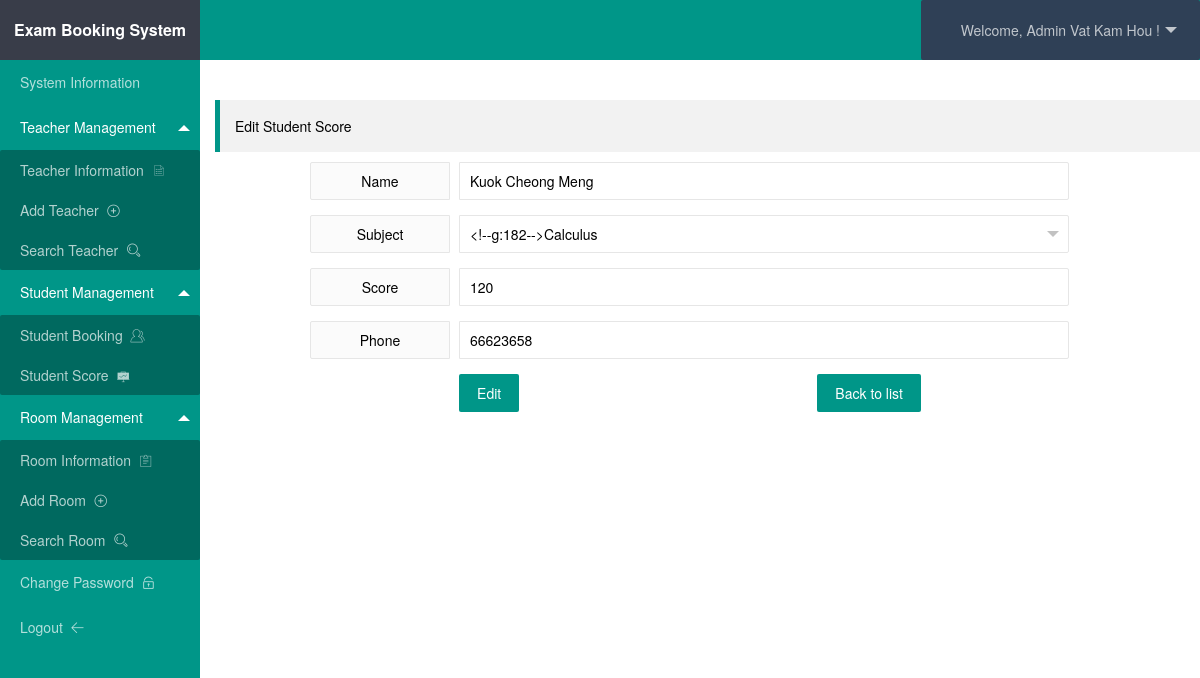
/admin/score_edit.php?id=9 (signed in), run on the app's committed database.
### tables this page shows
CREATE TABLE `score`  (
  `id` int(11) NOT NULL AUTO_INCREMENT,
  `name` varchar(100) NULL DEFAULT NULL,
  `km` varchar(50) NULL DEFAULT NULL,
  `teachers` varchar(40) NULL DEFAULT NULL,
  `score` varchar(40) NULL DEFAULT NULL,
  `sfzh` varchar(20) NULL DEFAULT NULL,
  `tel` varchar(30) NULL DEFAULT NULL,
  `status` varchar(20) NULL DEFAULT '0',
  PRIMARY KEY (`id`) USING BTREE
);

### admin/score_edit.php (the view, shortened to what this page needs)
<?php
include '../conn.php';
if (!empty($_GET['id'])) {
    $id = $_GET['id'];
    $sql = "select * from score where id = {$id}";
    $state = $pdo->query($sql);
    $result = $state->fetch(PDO::FETCH_ASSOC);
}
?>
<!DOCTYPE html>
<html>
<head>
    <link rel="stylesheet" href="../assets/css/layui.css" />
    <link rel="stylesheet" href="../css/style.css" />
</head>
<body>
<div class="layui-layout layui-layout-admin">
    <?php include 'header.php'; ?>
    <div class="layui-side layui-bg-black">
        <?php include 'menu.php'; ?>
    </div>
    <div class="layui-body">
        <div class="layui-container">
            <br><br>
            <blockquote class="layui-elem-quote">Edit Student Score</blockquote>
            <div class="layui-row">
                <div class="layui-col-md8 layui-col-md-offset1">
                    <form class="layui-form layui-form-pane" action="score_edit.php" method="post">
                        <div class="layui-form-item">
                            <label class="layui-form-label">Name</label>
                            <div class="layui-input-block">
                                <input type="text" name="name" value="<?php echo $result['name']; ?>" required autocomplete="off" placeholder="Please input name" class="layui-input">
                            </div>
                        </div>
                        <div class="layui-form-item">
                            <label class="layui-form-label">Subject</label>
                            <div class="layui-input-block">
                            </div>
                        </div>
                        <div class="layui-form-item">
                            <label class="layui-form-label">Score</label>
                            <div class="layui-input-block">
                                <input type="text" name="score" id="score" value="<?php echo $result['score']; ?>" required autocomplete="off" placeholder="Please input score" class="layui-input">
                            </div>
                        </div>
                        <div class="layui-form-item">
                            <label class="layui-form-label">Phone</label>
                            <div class="layui-input-block">
                                <input type="text" name="tel" value="<?php echo $result['tel']; ?>" required autocomplete="off" placeholder="Please input phone" class="layui-input">
                            </div>
                        </div>
                        <div class="layui-form-item">
                            <button class="layui-btn" type="submit">Edit</button>
                            <a href="agree_yuyue.php" class="layui-btn">Back to list</a>
                        </div>
                    </form>
                </div>
            </div>
        </div>
    </div>
</div>
</body>
</html>

### css/style.css (style rules this page uses)
.layui-form-item { display: flex; align-items: center; }
.layui-form-label { flex: 0 0 140px; padding: 8px 15px; height: 38px; line-height: 20px; border-width: 1px; border-style: solid; border-radius: 2px 0 0 2px; text-align: center; background-color: #FBFBFB; overflow: hidden; white-space: nowrap; text-overflow: ellipsis; box-sizing: border-box; }
.layui-input-block { flex: 1; }
.layui-form-item .layui-input-block { margin-left: 5px; }
.layui-form-item .layui-form-label { margin-right: 5px; }
.layui-form-item .layui-btn { margin: 0 auto; display: block; }

### data on the page
score: name "Kuok Cheong Meng", score "120", tel "66623658"

### other printed values
$_SESSION['username'] "Vat Kam Hou"
